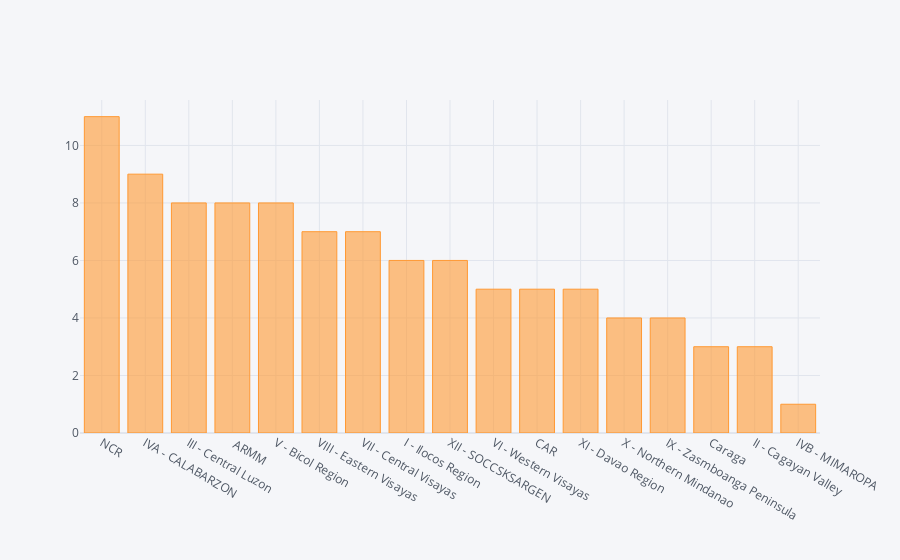

This figure's notebook cell:
### Markdown cell above
A maior parte das pessoas amostradas são provenientes da região de Calabarzon, maior região das Filipinas, região de base agrícola.

### Code cell
var_categ['Region'].value_counts().iplot(kind='bar')

### Figure 1 — Plotly figure (JSON) as saved in the notebook; plotly's stock layout.template omitted (floating-point values rounded to 4 significant figures)
{"data": [{"marker": {"color": "rgba(255, 153, 51, 0.6)", "line": {"color": "rgba(255, 153, 51, 1.0)", "width": 1}}, "name": "Region", "orientation": "v", "text": "", "type": "bar", "x": ["NCR", "IVA - CALABARZON", "III - Central Luzon", " ARMM", "V - Bicol Region", "VIII - Eastern Visayas", "VII - Central Visayas", "I - Ilocos Region", "XII - SOCCSKSARGEN", "VI - Western Visayas", "CAR", "XI - Davao Region", "X - Northern Mindanao", "IX - Zasmboanga Peninsula", "Caraga", "II - Cagayan Valley", "IVB - MIMAROPA"], "y": [11, 9, 8, 8, 8, 7, 7, 6, 6, 5, 5, 5, 4, 4, 3, 3, 1]}], "layout": {"legend": {"bgcolor": "#F5F6F9", "font": {"color": "#4D5663"}}, "paper_bgcolor": "#F5F6F9", "plot_bgcolor": "#F5F6F9", "title": {"font": {"color": "#4D5663"}}, "xaxis": {"gridcolor": "#E1E5ED", "showgrid": true, "tickfont": {"color": "#4D5663"}, "title": {"font": {"color": "#4D5663"}, "text": ""}, "zerolinecolor": "#E1E5ED"}, "yaxis": {"gridcolor": "#E1E5ED", "showgrid": true, "tickfont": {"color": "#4D5663"}, "title": {"font": {"color": "#4D5663"}, "text": ""}, "zerolinecolor": "#E1E5ED"}}}
